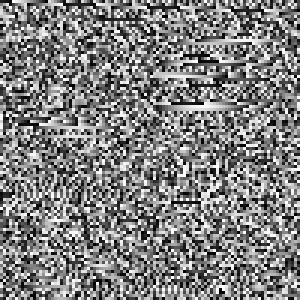
#> input picture results/encrypted.png, 100 x 100 px (shown 3 times larger)
$ python run_histogram.py
#> lines starting #> are read from the running program, lines starting #| are printed output that depends on the picture
import sys
import os
import numpy as np
import matplotlib.pyplot as plt
from PIL import Image

def load_image_as_array(filepath, size=None):
    """Loads a grayscale image and optionally resizes it."""
    img = Image.open(filepath).convert('L')
    if size:
        img = img.resize(size)
    return np.array(img, dtype=np.uint8).flatten()

def main():
    print("=== Fractional-Order Hyperchaotic Histogram Analysis ===")

    # Define paths
    base_dir = os.path.dirname(os.path.dirname(os.path.abspath(__file__)))
    original_path = os.path.join(base_dir, 'images', 'test.png')
    encrypted_path = os.path.join(base_dir, 'results', 'encrypted.png')
    output_path = os.path.join(base_dir, 'results', 'histogram_analysis.png')

    if not os.path.exists(encrypted_path):
        print(f"[!] Error: Encrypted image not found at {encrypted_path}")
        print("Please run main/run_crypto.py first.")
        sys.exit(1)

    # Load encrypted image to get dimensions
    enc_img = Image.open(encrypted_path).convert('L')
#> enc_img is the input picture: PIL image 100x100 L; min 0, max 255, mean 127.8
    enc_shape = enc_img.size
#> enc_shape = (100, 100)
    enc_array = np.array(enc_img, dtype=np.uint8).flatten()
#> enc_array = 10000 values, max 255 at index 885, min 0 at index 554, mean 127.8

    # Load original image and resize to match encrypted image dimensions
    orig_array = load_image_as_array(original_path, size=enc_shape)
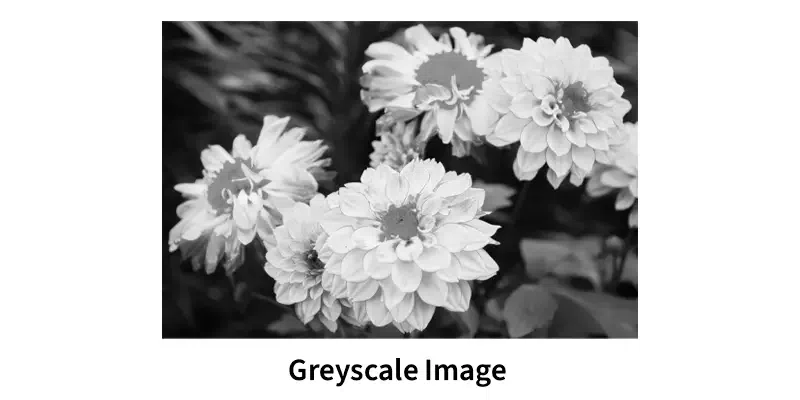
#> input picture images/test.png, 800 x 400 px
#> in load_image_as_array, `img = img.resize(size)`:
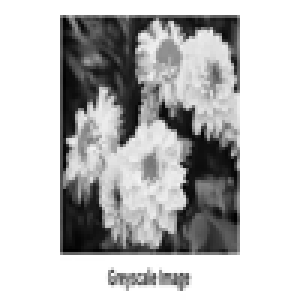
#> img: PIL image 100x100 L (shown 3 times larger); min 0, max 255, mean 190
#> orig_array = 10000 values, max 255 at index 0, min 0 at index 621, mean 190

    print(f"Original Image Pixels Loaded: {len(orig_array)}")
#| Original Image Pixels Loaded: 10000
    print(f"Encrypted Image Pixels Loaded: {len(enc_array)}")
#| Encrypted Image Pixels Loaded: 10000

    # Set up publication-style plot
    plt.figure(figsize=(12, 5))

    # Original Image Histogram
    plt.subplot(1, 2, 1)
    plt.hist(orig_array, bins=256, range=(0, 255), color='black', alpha=0.7)
    plt.title("Original Image Histogram", fontsize=14)
    plt.xlabel("Pixel Intensity", fontsize=12)
    plt.ylabel("Frequency", fontsize=12)
    plt.grid(axis='y', alpha=0.3)

    # Encrypted Image Histogram
    plt.subplot(1, 2, 2)
    plt.hist(enc_array, bins=256, range=(0, 255), color='black', alpha=0.7)
    plt.title("Encrypted Image Histogram", fontsize=14)
    plt.xlabel("Pixel Intensity", fontsize=12)
    plt.ylabel("Frequency", fontsize=12)
    plt.grid(axis='y', alpha=0.3)

    # Save figure
    plt.tight_layout()
    plt.savefig(output_path, dpi=300, bbox_inches='tight')
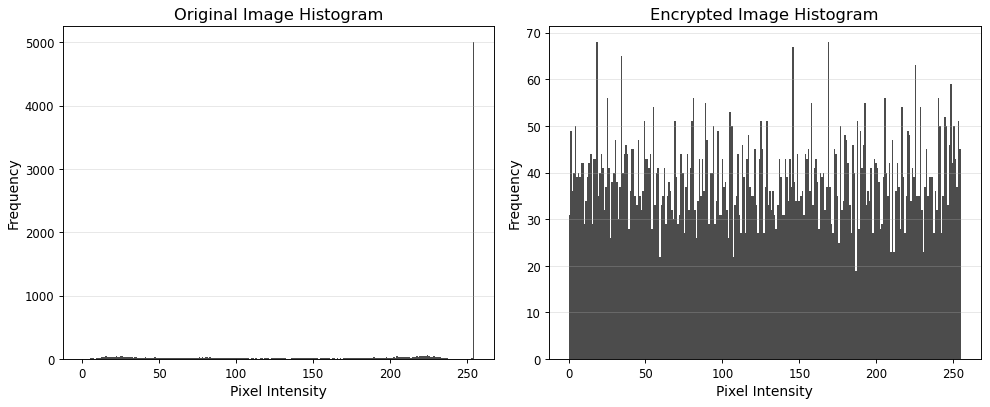
#> figure drawn by matplotlib, 2 panels; panel 1: tallest bar 5004 high, from x = 254 to 255
    plt.close()
    print(f"\n[*] Histogram generation successful.")
    print(f"Saved publication-quality figure to: {output_path}")
    print("======================================================")

if __name__ == "__main__":
    main()
